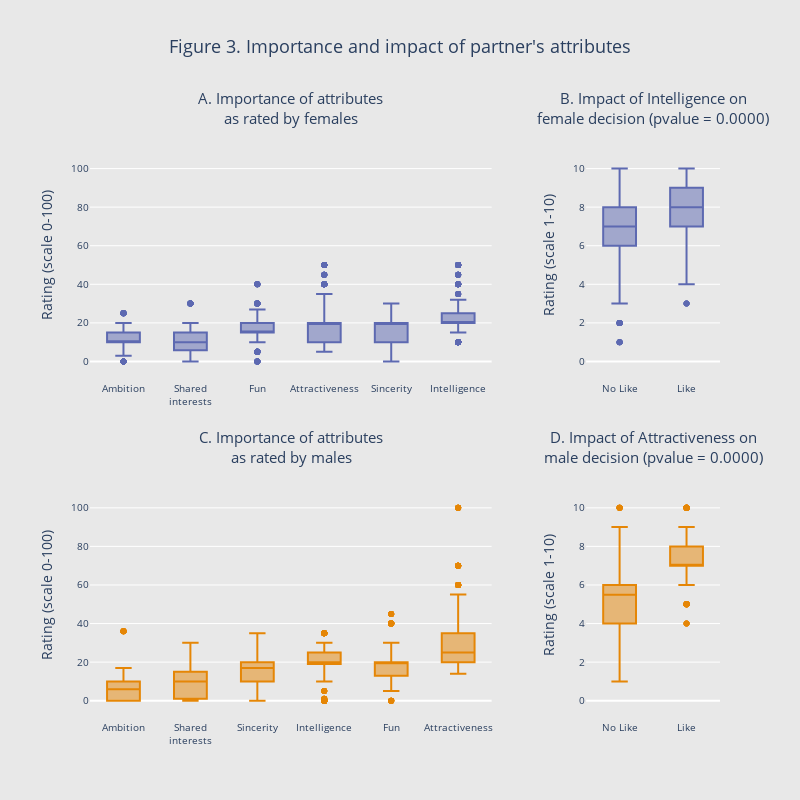

Source (notebook cell):
### Code cell
### 6 - analysis 1 - importance and impact of partner's attributes - plot ### ----

# set figure to make subplots
fig3 = make_subplots(
    rows = 2,
    cols = 2,
    subplot_titles = (
        "A. Importance of attributes<br>as rated by females",
        "B. Impact of Intelligence on<br>female decision (pvalue = {:.4f})".format(pvalue_intel),
        "C. Importance of attributes<br>as rated by males",
        "D. Impact of Attractiveness on<br>male decision (pvalue = {:.4f})".format(pvalue_attr)),
    row_heights = [0.40, 0.40],
    column_widths = [0.6, 0.2],
    horizontal_spacing = 0.15,
    vertical_spacing = 0.15)

# plot importance for females
[fig3.add_trace(go.Box(
        y = data_fig3.loc[mask_f,i], 
        name = i, 
        marker_color = px.colors.qualitative.Vivid[1]),
        row = 1, col = 1) for i in attributes_f.index]

# plot importance for males
[fig3.add_trace(go.Box(
        y = data_fig3.loc[mask_m,i], 
        name = i, 
        marker_color = px.colors.qualitative.Vivid[0]),
        row = 2, col = 1) for i in attributes_m.index]

# plot impact of intelligence
fig3.add_trace(go.Box(
        y = data_fig3.loc[mask_f_no,"Intel_Rating"],
        name = "No Like",
        marker_color = px.colors.qualitative.Vivid[1]),
        row = 1, col = 2)
fig3.add_trace(go.Box(
        y = data_fig3.loc[mask_f_yes,"Intel_Rating"],
        name = "Like",
        marker_color = px.colors.qualitative.Vivid[1]),
        row = 1, col = 2)

# plot impact of attractiveness
fig3.add_trace(go.Box(
        y = data_fig3.loc[mask_m_no,"Attr_Rating"],
        name = "No Like",
        marker_color = px.colors.qualitative.Vivid[0]),
        row = 2, col = 2)
fig3.add_trace(go.Box(
        y = data_fig3.loc[mask_m_yes,"Attr_Rating"],
        name = "Like",
        marker_color = px.colors.qualitative.Vivid[0]),
        row = 2, col = 2)

# update layout
fig3.update_annotations(font_size = 15)
fig3.update_xaxes(title_font = dict(size = 13), tickfont = dict(size = 10))
fig3.update_yaxes(title_font = dict(size = 13), tickfont = dict(size = 10))
fig3.update_layout(
        margin = dict(l = 90, t = 130),
        title_text = "Figure 3. Importance and impact of partner's attributes",
        title_x = 0.5,
        title_y = 0.95,
        title_font_size = 18, 
        yaxis = dict(title = "Rating (scale 0-100)", range = [-10, 120], tickvals = [0, 20, 40, 60, 80, 100]),
        yaxis2 = dict(title = "Rating (scale 1-10)", range = [-1, 12], tickvals = [0, 2, 4, 6, 8, 10]),
        yaxis3 = dict(title = "Rating (scale 0-100)", range = [-10, 120], tickvals = [0, 20, 40, 60, 80, 100]),
        yaxis4 = dict(title = "Rating (scale 1-10)", range = [-1, 12], tickvals = [0, 2, 4, 6, 8, 10]),
        showlegend = False,
        plot_bgcolor = "rgba(0,0,0,0)",
        paper_bgcolor = "rgb(232,232,232)",
        width = 800,
        height = 800)

fig3.show()

### Figure 1 — Plotly figure (JSON) as saved in the notebook; plotly's stock layout.template omitted (floating-point values rounded to 4 significant figures; data arrays with more than 128 entries replaced by an {"elided": "..."} marker saying what was removed)
{"data": [{"marker": {"color": "rgb(93, 105, 177)"}, "name": "Ambition", "type": "box", "xaxis": "x", "y": {"elided": "829 int values"}, "yaxis": "y"}, {"marker": {"color": "rgb(93, 105, 177)"}, "name": "Shared<br>interests", "type": "box", "xaxis": "x", "y": {"elided": "829 int values"}, "yaxis": "y"}, {"marker": {"color": "rgb(93, 105, 177)"}, "name": "Fun", "type": "box", "xaxis": "x", "y": {"elided": "829 int values"}, "yaxis": "y"}, {"marker": {"color": "rgb(93, 105, 177)"}, "name": "Attractiveness", "type": "box", "xaxis": "x", "y": {"elided": "829 int values"}, "yaxis": "y"}, {"marker": {"color": "rgb(93, 105, 177)"}, "name": "Sincerity", "type": "box", "xaxis": "x", "y": {"elided": "829 int values"}, "yaxis": "y"}, {"marker": {"color": "rgb(93, 105, 177)"}, "name": "Intelligence", "type": "box", "xaxis": "x", "y": {"elided": "829 int values"}, "yaxis": "y"}, {"marker": {"color": "rgb(229, 134, 6)"}, "name": "Ambition", "type": "box", "xaxis": "x3", "y": {"elided": "829 int values"}, "yaxis": "y3"}, {"marker": {"color": "rgb(229, 134, 6)"}, "name": "Shared<br>interests", "type": "box", "xaxis": "x3", "y": {"elided": "829 int values"}, "yaxis": "y3"}, {"marker": {"color": "rgb(229, 134, 6)"}, "name": "Sincerity", "type": "box", "xaxis": "x3", "y": {"elided": "829 int values"}, "yaxis": "y3"}, {"marker": {"color": "rgb(229, 134, 6)"}, "name": "Intelligence", "type": "box", "xaxis": "x3", "y": {"elided": "829 int values"}, "yaxis": "y3"}, {"marker": {"color": "rgb(229, 134, 6)"}, "name": "Fun", "type": "box", "xaxis": "x3", "y": {"elided": "829 int values"}, "yaxis": "y3"}, {"marker": {"color": "rgb(229, 134, 6)"}, "name": "Attractiveness", "type": "box", "xaxis": "x3", "y": {"elided": "829 int values"}, "yaxis": "y3"}, {"marker": {"color": "rgb(93, 105, 177)"}, "name": "No Like", "type": "box", "xaxis": "x2", "y": {"elided": "510 int values"}, "yaxis": "y2"}, {"marker": {"color": "rgb(93, 105, 177)"}, "name": "Like", "type": "box", "xaxis": "x2", "y": {"elided": "319 int values"}, "yaxis": "y2"}, {"marker": {"color": "rgb(229, 134, 6)"}, "name": "No Like", "type": "box", "xaxis": "x4", "y": {"elided": "480 int values"}, "yaxis": "y4"}, {"marker": {"color": "rgb(229, 134, 6)"}, "name": "Like", "type": "box", "xaxis": "x4", "y": {"elided": "349 int values"}, "yaxis": "y4"}], "layout": {"annotations": [{"font": {"size": 15}, "showarrow": false, "text": "A. Importance of attributes<br>as rated by females", "x": 0.3187, "xanchor": "center", "xref": "paper", "y": 1, "yanchor": "bottom", "yref": "paper"}, {"font": {"size": 15}, "showarrow": false, "text": "B. Impact of Intelligence on<br>female decision (pvalue = 0.0000)", "x": 0.8937, "xanchor": "center", "xref": "paper", "y": 1, "yanchor": "bottom", "yref": "paper"}, {"font": {"size": 15}, "showarrow": false, "text": "C. Importance of attributes<br>as rated by males", "x": 0.3187, "xanchor": "center", "xref": "paper", "y": 0.425, "yanchor": "bottom", "yref": "paper"}, {"font": {"size": 15}, "showarrow": false, "text": "D. Impact of Attractiveness on<br>male decision (pvalue = 0.0000)", "x": 0.8937, "xanchor": "center", "xref": "paper", "y": 0.425, "yanchor": "bottom", "yref": "paper"}], "height": 800, "margin": {"l": 90, "t": 130}, "paper_bgcolor": "rgb(232,232,232)", "plot_bgcolor": "rgba(0,0,0,0)", "showlegend": false, "title": {"font": {"size": 18}, "text": "Figure 3. Importance and impact of partner's attributes", "x": 0.5, "y": 0.95}, "width": 800, "xaxis": {"anchor": "y", "domain": [0, 0.6375], "tickfont": {"size": 10}, "title": {"font": {"size": 13}}}, "xaxis2": {"anchor": "y2", "domain": [0.7875, 1.0], "tickfont": {"size": 10}, "title": {"font": {"size": 13}}}, "xaxis3": {"anchor": "y3", "domain": [0, 0.6375], "tickfont": {"size": 10}, "title": {"font": {"size": 13}}}, "xaxis4": {"anchor": "y4", "domain": [0.7875, 1.0], "tickfont": {"size": 10}, "title": {"font": {"size": 13}}}, "yaxis": {"anchor": "x", "domain": [0.575, 1], "range": [-10, 120], "tickfont": {"size": 10}, "tickvals": [0, 20, 40, 60, 80, 100], "title": {"text": "Rating (scale 0-100)"}}, "yaxis2": {"anchor": "x2", "domain": [0.575, 1], "range": [-1, 12], "tickfont": {"size": 10}, "tickvals": [0, 2, 4, 6, 8, 10], "title": {"text": "Rating (scale 1-10)"}}, "yaxis3": {"anchor": "x3", "domain": [0, 0.425], "range": [-10, 120], "tickfont": {"size": 10}, "tickvals": [0, 20, 40, 60, 80, 100], "title": {"text": "Rating (scale 0-100)"}}, "yaxis4": {"anchor": "x4", "domain": [0, 0.425], "range": [-1, 12], "tickfont": {"size": 10}, "tickvals": [0, 2, 4, 6, 8, 10], "title": {"text": "Rating (scale 1-10)"}}}}
